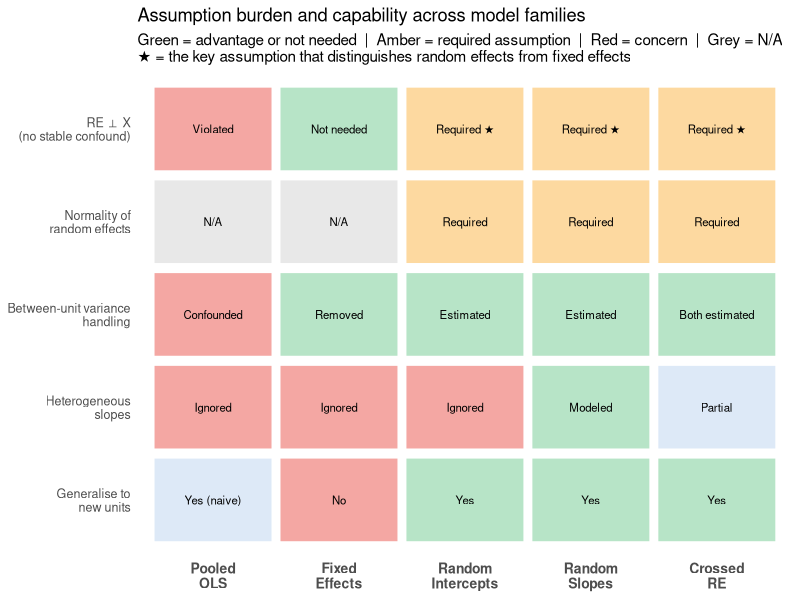

Here is the R script that generated this plot:
## ---- chunk 1
#| fig-cap: "Assumption burden and capability across model families. Green = advantage or assumption not needed; Amber = assumption you must meet; Red = limitation or violated by design; Grey = not applicable."
library(ggplot2)
library(dplyr)

models <- c("Pooled\nOLS", "Fixed\nEffects", "Random\nIntercepts", "Random\nSlopes", "Crossed\nRE")

df_map <- tribble(
  ~assumption,                         ~model,             ~status,          ~label,
  "RE ⊥ X\n(no stable confound)",      "Pooled\nOLS",       "violated",       "Violated",
  "RE ⊥ X\n(no stable confound)",      "Fixed\nEffects",    "not_needed",     "Not needed",
  "RE ⊥ X\n(no stable confound)",      "Random\nIntercepts","required_star",  "Required ★",
  "RE ⊥ X\n(no stable confound)",      "Random\nSlopes",    "required_star",  "Required ★",
  "RE ⊥ X\n(no stable confound)",      "Crossed\nRE",       "required_star",  "Required ★",
  "Normality of\nrandom effects",       "Pooled\nOLS",       "not_applicable", "N/A",
  "Normality of\nrandom effects",       "Fixed\nEffects",    "not_applicable", "N/A",
  "Normality of\nrandom effects",       "Random\nIntercepts","required",       "Required",
  "Normality of\nrandom effects",       "Random\nSlopes",    "required",       "Required",
  "Normality of\nrandom effects",       "Crossed\nRE",       "required",       "Required",
  "Between-unit variance\nhandling",    "Pooled\nOLS",       "violated",       "Confounded",
  "Between-unit variance\nhandling",    "Fixed\nEffects",    "benefit",        "Removed",
  "Between-unit variance\nhandling",    "Random\nIntercepts","benefit",        "Estimated",
  "Between-unit variance\nhandling",    "Random\nSlopes",    "benefit",        "Estimated",
  "Between-unit variance\nhandling",    "Crossed\nRE",       "benefit",        "Both estimated",
  "Heterogeneous\nslopes",              "Pooled\nOLS",       "violated",       "Ignored",
  "Heterogeneous\nslopes",              "Fixed\nEffects",    "violated",       "Ignored",
  "Heterogeneous\nslopes",             "Random\nIntercepts","violated",       "Ignored",
  "Heterogeneous\nslopes",              "Random\nSlopes",    "benefit",        "Modeled",
  "Heterogeneous\nslopes",              "Crossed\nRE",       "partial",        "Partial",
  "Generalise to\nnew units",           "Pooled\nOLS",       "partial",        "Yes (naive)",
  "Generalise to\nnew units",           "Fixed\nEffects",    "violated",       "No",
  "Generalise to\nnew units",           "Random\nIntercepts","benefit",        "Yes",
  "Generalise to\nnew units",           "Random\nSlopes",    "benefit",        "Yes",
  "Generalise to\nnew units",           "Crossed\nRE",       "benefit",        "Yes"
) |>
  mutate(
    model = factor(model, levels = models),
    assumption = factor(assumption, levels = rev(c(
      "RE ⊥ X\n(no stable confound)",
      "Normality of\nrandom effects",
      "Between-unit variance\nhandling",
      "Heterogeneous\nslopes",
      "Generalise to\nnew units"
    )))
  )

status_colors <- c(
  "violated"       = "#f4a7a3",
  "not_needed"     = "#b7e4c7",
  "required_star"  = "#fdd9a0",
  "required"       = "#fdd9a0",
  "benefit"        = "#b7e4c7",
  "not_applicable" = "#e8e8e8",
  "partial"        = "#dde9f7"
)

ggplot(df_map, aes(x = model, y = assumption, fill = status, label = label)) +
  geom_tile(color = "white", linewidth = 0.9, width = 0.95, height = 0.92) +
  geom_text(size = 2.9, lineheight = 0.9) +
  scale_fill_manual(values = status_colors, guide = "none") +
  labs(
    title    = "Assumption burden and capability across model families",
    subtitle = "Green = advantage or not needed  |  Amber = required assumption  |  Red = concern  |  Grey = N/A\n★ = the key assumption that distinguishes random effects from fixed effects",
    x = NULL, y = NULL
  ) +
  theme_minimal(base_size = 11) +
  theme(
    panel.grid  = element_blank(),
    axis.text.x = element_text(face = "bold", size = 10),
    axis.text.y = element_text(size = 9)
  )
